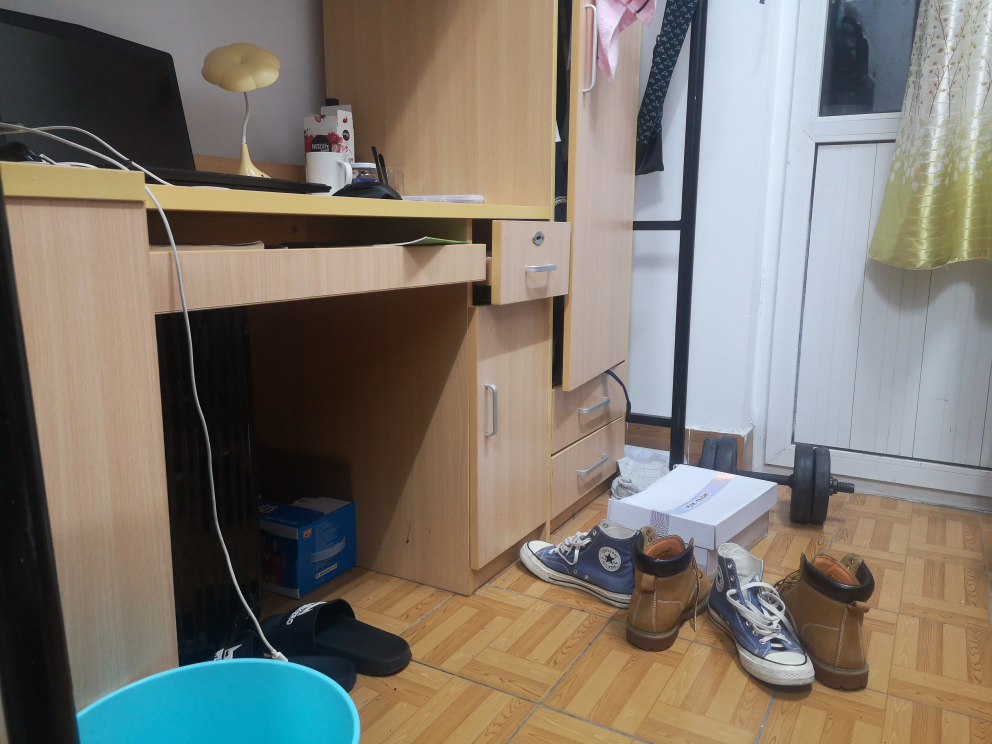
#> input picture MultiView_HDR/test_image/10.jpg, 3968 x 2976 px (shown at 1/4 size)
$ python -i NIQE.py   (imports and definitions only)
#> lines starting #> are read from the running program, lines starting #| are printed output that depends on the picture
#> further down, picture is the input picture: shape (2976, 3968, 3); mean B, G, R 110.4, 120.2, 126.9
import math
import numpy as np
from scipy.special import gamma
from scipy.ndimage.filters import gaussian_filter
import scipy.io
import cv2
import os

alpha_p = np.arange(0.2, 10, 0.001)
alpha_r_p = scipy.special.gamma(2.0 / alpha_p) ** 2 / (
            scipy.special.gamma(1.0 / alpha_p) * scipy.special.gamma(3. / alpha_p))


def estimate_aggd_params(x):

    x_left = x[x < 0]
    x_right = x[x >= 0]
    stddev_left = math.sqrt((np.sum(x_left ** 2) / (x_left.size)))
    stddev_right = math.sqrt((np.sum(x_right ** 2) / (x_right.size)))

    if stddev_right == 0:
        return 1, 0, 0
    r_hat = np.sum(np.abs(x)) ** 2 / (x.size * np.sum(x ** 2))
    y_hat = stddev_left / stddev_right  # gamma hat
    R_hat = r_hat * (y_hat ** 3 + 1) * (y_hat + 1) / ((y_hat ** 2 + 1) ** 2)

    pos = np.argmin((alpha_r_p - R_hat) ** 2)
    alpha = alpha_p[pos]
    beta_left = stddev_left * math.sqrt(gamma(1.0 / alpha) / gamma(3.0 / alpha))
    beta_right = stddev_right * math.sqrt(gamma(1.0 / alpha) / gamma(3.0 / alpha))
    return alpha, beta_left, beta_right


def compute_nss_features(img_norm):
    features = []
    alpha, beta_left, beta_right = estimate_aggd_params(img_norm)
    features.extend([alpha, (beta_left + beta_right) / 2])

    for x_shift, y_shift in ((0, 1), (1, 0), (1, 1), (1, -1)):
        img_pair_products = img_norm * np.roll(np.roll(img_norm, y_shift, axis=0), x_shift, axis=1)
        alpha, beta_left, beta_right = estimate_aggd_params(img_pair_products)
        eta = (beta_right - beta_left) * (gamma(2.0 / alpha) / gamma(1.0 / alpha))
        features.extend([alpha, eta, beta_left, beta_right])

    return features


def norm(img, sigma=7 / 6):
    mu = gaussian_filter(img, sigma, mode='nearest', truncate=2.2)
    sigma = np.sqrt(np.abs(gaussian_filter(img * img, sigma, mode='nearest', truncate=2.2) - mu * mu))
    img_norm = (img - mu) / (sigma + 1)
    return img_norm


def niqe(image):
    if image.ndim == 3:
        img = cv2.cvtColor(image, cv2.COLOR_BGR2GRAY)
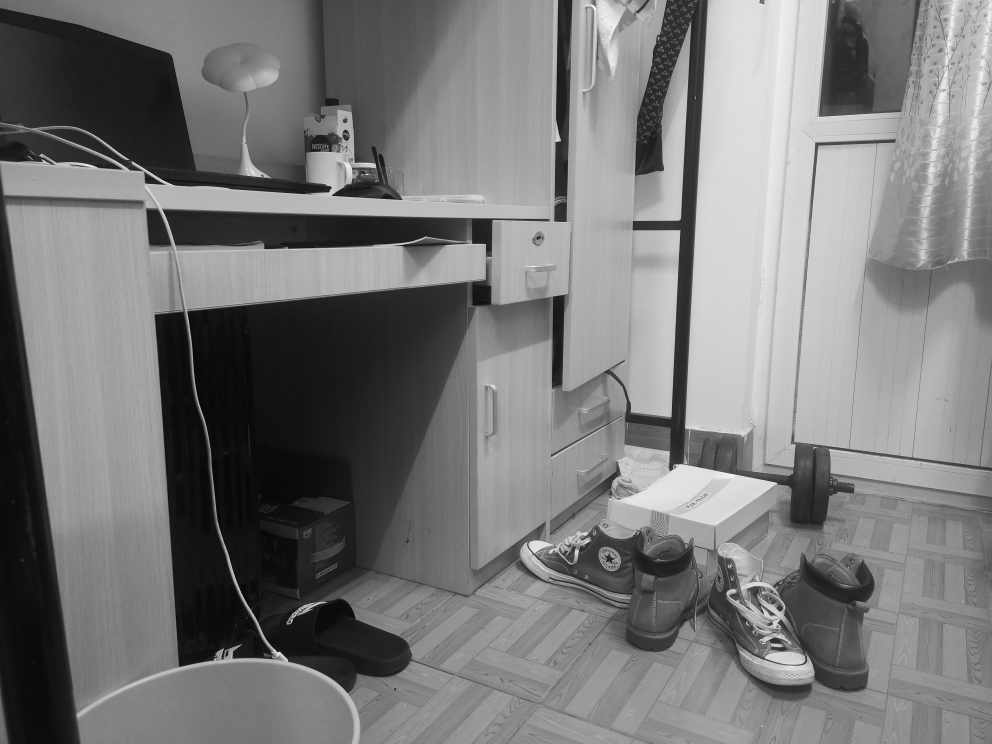
#> img: shape (2976, 3968) (shown at 1/4 size); min 0, max 255, mean 121.1
    else:
        img = image

    model_mat = scipy.io.loadmat(os.path.split(__file__)[0] + '/mvg_params.mat')
#> (reads MultiView_HDR/mvg_params.mat from the repository)
    model_mu = model_mat['mean']
    model_cov = model_mat['cov']

    features = None
    h, w = img.shape
#> h = 2976; w = 3968
    quantized_h = max(h // 96, 1) * 96
#> quantized_h = 2976
    quantized_w = max(w // 96, 1) * 96
#> quantized_w = 3936

    quantized_img = img[:quantized_h, :quantized_w]
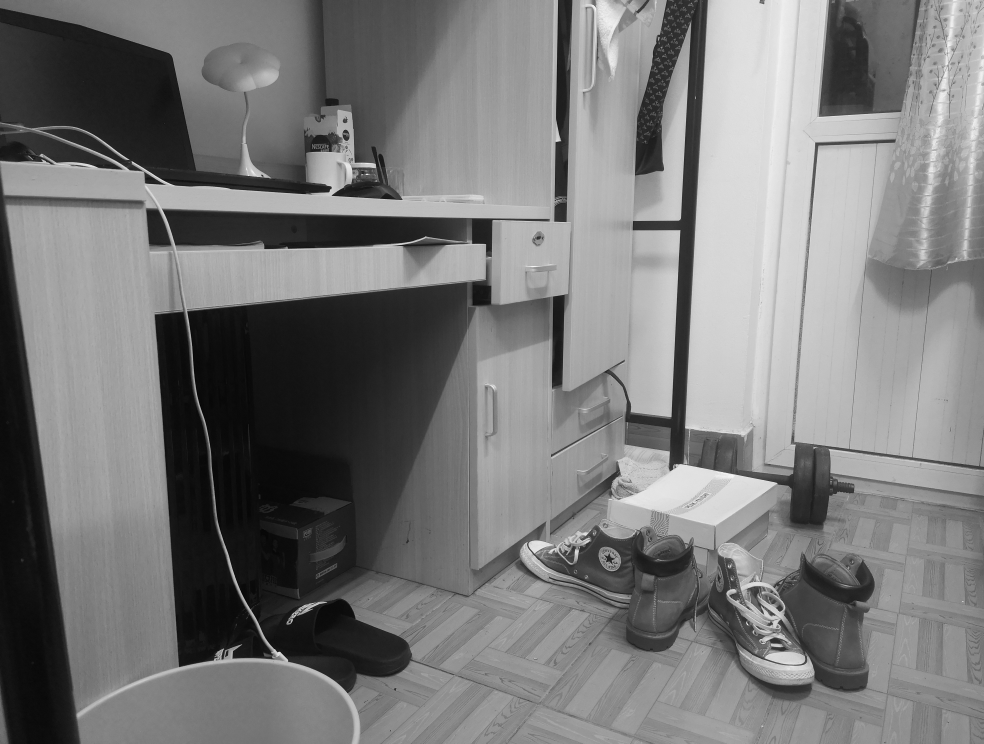
#> quantized_img: shape (2976, 3936) (shown at 1/4 size); min 0, max 255, mean 121
    img_scaled = quantized_img
    for scale in [1, 2]:
        if scale != 1:
            img_scaled = cv2.resize(quantized_img, None, fx=1 / scale, fy=1 / scale, interpolation=cv2.INTER_AREA)
        img_norm = norm(img_scaled.astype(float))
        scale_features = []
        block_size = 96 // scale
        for block_col in range(img_norm.shape[0] // block_size):
            for block_row in range(img_norm.shape[1] // block_size):
                block_features = compute_nss_features(
                    img_norm[block_col * block_size:(block_col + 1) * block_size,
                    block_row * block_size:(block_row + 1) * block_size])
                scale_features.append(block_features)

        if features is None:
            features = np.vstack(scale_features)
        else:
            features = np.hstack([features, np.vstack(scale_features)])
#> this loop made 2 passes
#> pass 1, in norm, `sigma = np.sqrt(np.abs(gaussian_filter(img * img, sigma, mode='nearest..`:
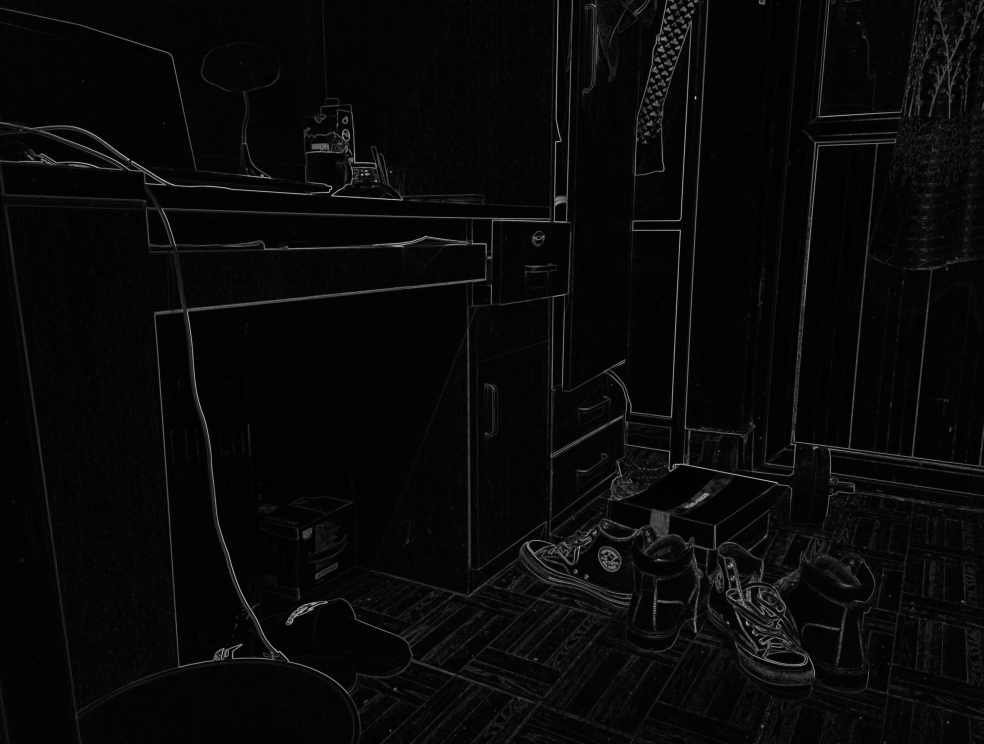
#> sigma: shape (2976, 3936) float64 (shown at 1/4 size); min 0.0126, max 96.56, mean 3.4; drawn with min black and max white
#> pass 1, in norm, `img_norm = (img - mu) / (sigma + 1)`:
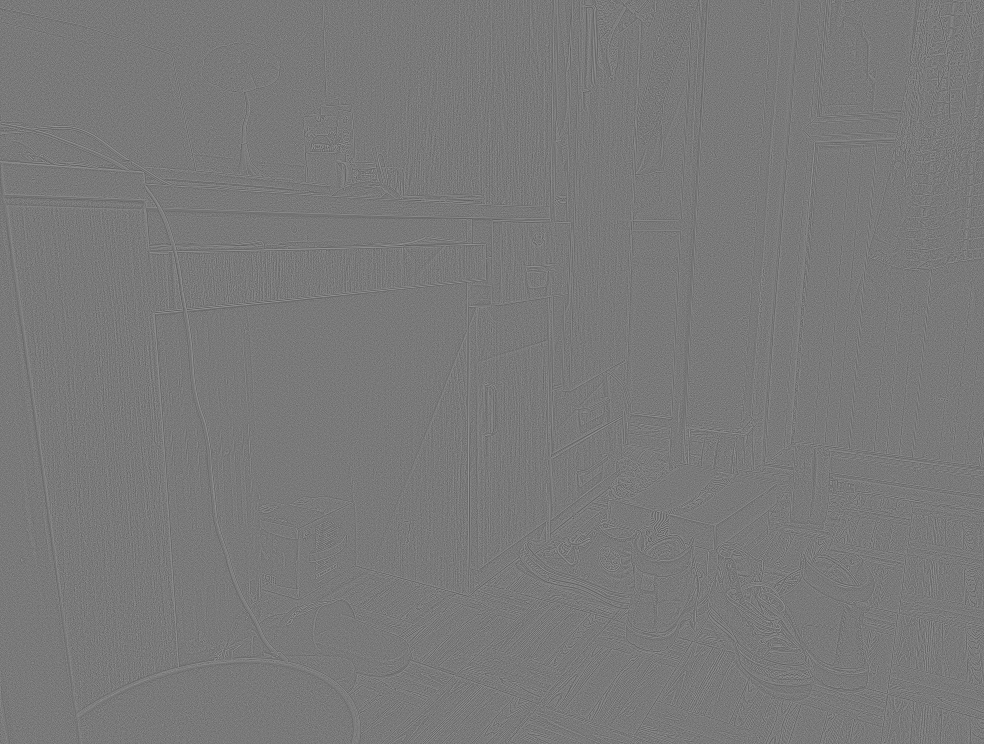
#> img_norm: shape (2976, 3936) float64 (shown at 1/4 size); min -2.07, max 2.26, mean -0.000835; drawn with min black and max white

    features_mu = np.mean(features, axis=0)
    features_cov = np.cov(features.T)
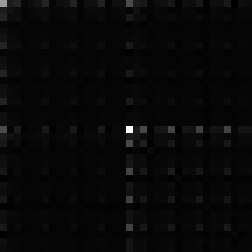
#> features_cov: shape (36, 36) float64 (shown 7 times larger); min -0.0021, max 0.104, mean 0.00146; drawn with min black and max white

    pseudoinv_of_avg_cov = np.linalg.pinv((model_cov + features_cov) / 2)
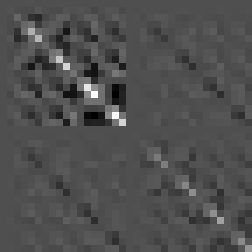
#> pseudoinv_of_avg_cov: shape (36, 36) float64 (shown 7 times larger); min -39964.9, max 88452.3, mean 42.3; drawn with min black and max white
    niqe_quality = math.sqrt((model_mu - features_mu).dot(pseudoinv_of_avg_cov.dot((model_mu - features_mu).T)))

    return niqe_quality

>>> import cv2
>>> picture = cv2.imread('test_image/10.jpg')
>>> result = niqe(picture)
